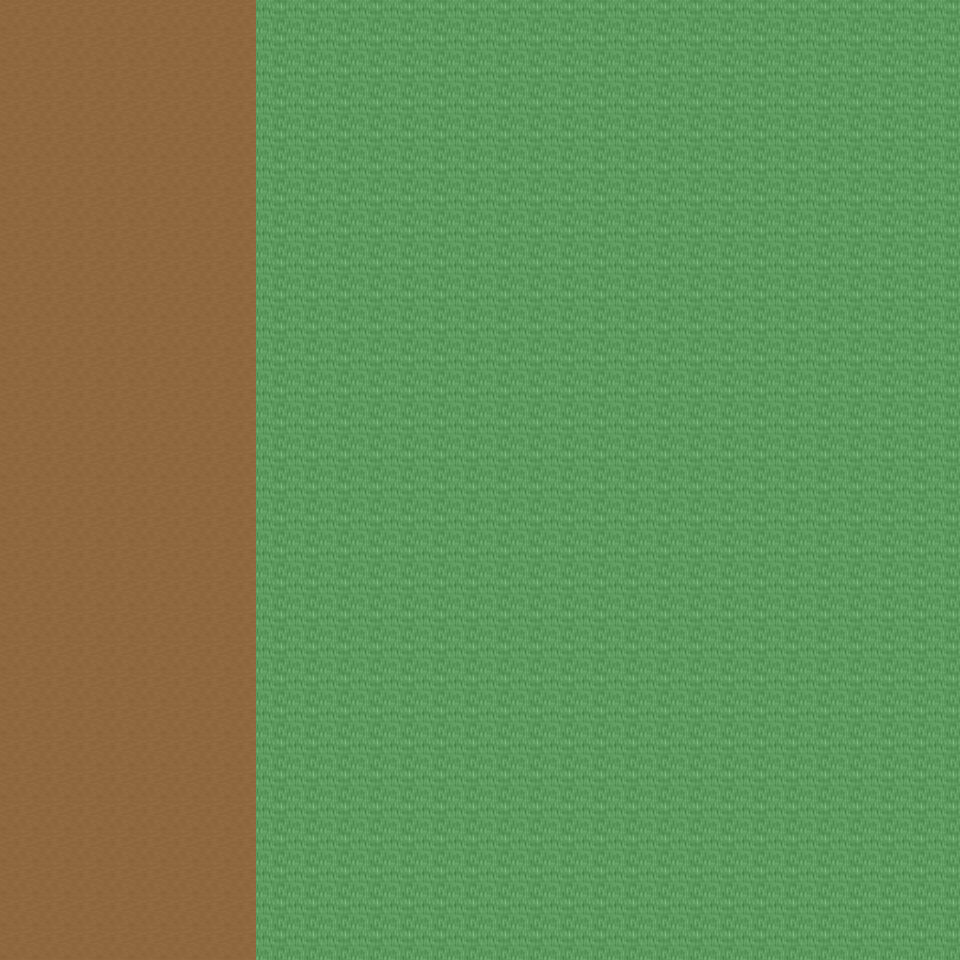

This game map was drawn from its Tiled (.tmx) file and the tilesets committed beside it. A one-line description and the trimmed map source follow:
An orthogonal 30x30 tile map with 32x32 px tiles, 6 tile layers (Ground, Object, Object2, Above, ...), 31 tilesets and 3 objects (3x mapchange).

<map version="1.0" orientation="orthogonal" renderorder="right-down" width="30" height="30" tilewidth="32" tileheight="32" nextobjectid="4">
  <tileset firstgid="1" name="tileset_ground_ground" tilewidth="32" tileheight="32" tilecount="33" columns="3">
    <image source="../drawable/tileset_ground_ground.png" width="96" height="352" />
  </tileset>
  <tileset firstgid="34" name="tileset_ground_ridge_earth_dark" tilewidth="32" tileheight="32" tilecount="96" columns="12">
    <image source="../drawable/tileset_ground_ridge_earth_dark.png" width="384" height="256" />
  </tileset>
  <tileset firstgid="130" name="tileset_logic_collision" tilewidth="32" tileheight="32" tilecount="1" columns="1">
    <image source="../drawable/tileset_logic_collision.png" width="32" height="32" />
  </tileset>
  <tileset firstgid="131" name="tileset_building_fence_fence_chunky" tilewidth="32" tileheight="32" tilecount="21" columns="3">
    <image source="../drawable/tileset_building_fence_fence_chunky.png" width="96" height="224" />
  </tileset>
  <tileset firstgid="152" name="tileset_item_statue_girl_with_bird" tilewidth="32" tileheight="32" tilecount="12" columns="4">
    <image source="../drawable/tileset_item_statue_girl_with_bird.png" width="128" height="96" />
  </tileset>
  <tileset firstgid="164" name="tileset_plant_bush_hosta" tilewidth="32" tileheight="32" tilecount="9" columns="3">
    <image source="../drawable/tileset_plant_bush_hosta.png" width="96" height="96" />
  </tileset>
  <tileset firstgid="173" name="tileset_ground_rock_rocks_3" tilewidth="32" tileheight="32" tilecount="16" columns="4">
    <image source="../drawable/tileset_ground_rock_rocks_3.png" width="128" height="128" />
  </tileset>
  <tileset firstgid="189" name="tileset_item_statue_crystal_statues" tilewidth="32" tileheight="32" tilecount="12" columns="6">
    <image source="../drawable/tileset_item_statue_crystal_statues.png" width="192" height="64" />
  </tileset>
  <tileset firstgid="201" name="tileset_plant_tree_maple_tree" tilewidth="32" tileheight="32" tilecount="72" columns="8">
    <image source="../drawable/tileset_plant_tree_maple_tree.png" width="256" height="288" />
  </tileset>
  <tileset firstgid="273" name="tileset_plant_stump_small_stump" tilewidth="32" tileheight="32" tilecount="4" columns="2">
    <image source="../drawable/tileset_plant_stump_small_stump.png" width="64" height="64" />
  </tileset>
  <tileset firstgid="277" name="tileset_item_statue_plants_potted_stone" tilewidth="32" tileheight="32" tilecount="6" columns="3">
    <image source="../drawable/tileset_item_statue_plants_potted_stone.png" width="96" height="64" />
  </tileset>
  <tileset firstgid="283" name="tileset_furniture_chair_bench_white" tilewidth="32" tileheight="32" tilecount="8" columns="2">
    <image source="../drawable/tileset_furniture_chair_bench_white.png" width="64" height="128" />
  </tileset>
  <tileset firstgid="291" name="tileset_furniture_sink_dark_side_on" tilewidth="32" tileheight="32" tilecount="6" columns="3">
    <image source="../drawable/tileset_furniture_sink_dark_side_on.png" width="96" height="64" />
  </tileset>
  <tileset firstgid="297" name="tileset_object_birds" tilewidth="32" tileheight="32" tilecount="4" columns="2">
    <image source="../drawable/tileset_object_birds.png" width="64" height="64" />
  </tileset>
  <tileset firstgid="301" name="tileset_ground_earth_edges" tilewidth="32" tileheight="32" tilecount="18" columns="6">
    <image source="../drawable/tileset_ground_earth_edges.png" width="192" height="96" />
  </tileset>
  <tileset firstgid="319" name="tileset_ground_grass_corners" tilewidth="32" tileheight="32" tilecount="24" columns="6">
    <image source="../drawable/tileset_ground_grass_corners.png" width="192" height="128" />
  </tileset>
  <tileset firstgid="343" name="tileset_building_stairs_stairs_grey" tilewidth="32" tileheight="32" tilecount="6" columns="3">
    <image source="../drawable/tileset_building_stairs_stairs_grey.png" width="96" height="64" />
  </tileset>
  <tileset firstgid="349" name="tileset_plant_tree_pine_tree" tilewidth="32" tileheight="32" tilecount="20" columns="4">
    <image source="../drawable/tileset_plant_tree_pine_tree.png" width="128" height="160" />
  </tileset>
  <tileset firstgid="369" name="tileset_plant_tree_oak_tree" tilewidth="32" tileheight="32" tilecount="20" columns="4">
    <image source="../drawable/tileset_plant_tree_oak_tree.png" width="128" height="160" />
  </tileset>
  <tileset firstgid="389" name="tileset_plant_tree_chestnut_tree" tilewidth="32" tileheight="32" tilecount="20" columns="4">
    <image source="../drawable/tileset_plant_tree_chestnut_tree.png" width="128" height="160" />
  </tileset>
  <tileset firstgid="409" name="tileset_building_thatched_roof_cottage1" tilewidth="32" tileheight="32" tilecount="20" columns="4">
    <image source="../drawable/tileset_building_thatched_roof_cottage1.png" width="128" height="160" />
  </tileset>
  <tileset firstgid="429" name="tileset_building_thatched_roof_cottage2" tilewidth="32" tileheight="32" tilecount="20" columns="4">
    <image source="../drawable/tileset_building_thatched_roof_cottage2.png" width="128" height="160" />
  </tileset>
  <tileset firstgid="449" name="tileset_object_well" tilewidth="32" tileheight="32" tilecount="4" columns="2">
    <image source="../drawable/tileset_object_well.png" width="64" height="64" />
  </tileset>
  <tileset firstgid="453" name="tileset_plant_flower_flower_bed_1" tilewidth="32" tileheight="32" tilecount="35" columns="7">
    <image source="../drawable/tileset_plant_flower_flower_bed_1.png" width="224" height="160" />
  </tileset>
  <tileset firstgid="488" name="tileset_plant_flower_small_flower_bed" tilewidth="32" tileheight="32" tilecount="12" columns="3">
    <image source="../drawable/tileset_plant_flower_small_flower_bed.png" width="96" height="128" />
  </tileset>
  <tileset firstgid="500" name="tileset_plant_flower_small_flower_bed_2" tilewidth="32" tileheight="32" tilecount="12" columns="3">
    <image source="../drawable/tileset_plant_flower_small_flower_bed_2.png" width="96" height="128" />
  </tileset>
  <tileset firstgid="512" name="tileset_plant_flower_foxgloves" tilewidth="32" tileheight="32" tilecount="4" columns="2">
    <image source="../drawable/tileset_plant_flower_foxgloves.png" width="64" height="64" />
  </tileset>
  <tileset firstgid="516" name="tileset_plant_flower_hothouse_flowers" tilewidth="32" tileheight="32" tilecount="72" columns="6">
    <image source="../drawable/tileset_plant_flower_hothouse_flowers.png" width="192" height="384" />
  </tileset>
  <tileset firstgid="588" name="tileset_plant_bush_bush_mult_colored" tilewidth="32" tileheight="32" tilecount="6" columns="3">
    <image source="../drawable/tileset_plant_bush_bush_mult_colored.png" width="96" height="64" />
  </tileset>
  <tileset firstgid="594" name="tileset_object_ents" tilewidth="32" tileheight="32" tilecount="50" columns="5">
    <image source="../drawable/tileset_object_ents.png" width="160" height="320" />
  </tileset>
  <tileset firstgid="644" name="tileset_ground_green_paving" tilewidth="32" tileheight="32" tilecount="18" columns="3">
    <image source="../drawable/tileset_ground_green_paving.png" width="96" height="192" />
  </tileset>
  <layer name="Ground" width="30" height="30">
    <data>[900 cells, 900 non-empty, 3 distinct tile ids]</data>
  </layer>
  <layer name="Object" width="30" height="30">
    <data>[900 cells, 91 non-empty, 27 distinct tile ids]</data>
  </layer>
  <layer name="Object2" width="30" height="30">
    <data>[900 cells, 14 non-empty, 11 distinct tile ids]</data>
  </layer>
  <layer name="Above" width="30" height="30">
    <data>[900 cells, 24 non-empty, 23 distinct tile ids]</data>
  </layer>
  <layer name="Above2" width="30" height="30">
    <data>[900 cells, 0 non-empty, 0 distinct tile ids]</data>
  </layer>
  <layer name="Walkable" width="30" height="30">
    <data>[900 cells, 660 non-empty, 1 distinct tile ids]</data>
  </layer>
  <objectgroup name="MapEvents">
    <object id="1" name="north" type="mapchange" x="0" y="0" width="256" height="32">
      <properties>
        <property name="map" value="0_ados_mountain_n2_w2_x4_y1" />
        <property name="place" value="south" />
      </properties>
    </object>
    <object id="2" name="south" type="mapchange" x="0" y="928" width="256" height="32">
      <properties>
        <property name="map" value="0_ados_mountain_n2_w2_x4_y3" />
        <property name="place" value="north" />
      </properties>
    </object>
    <object id="3" name="west" type="mapchange" x="0" y="0" width="32" height="960">
      <properties>
        <property name="map" value="0_ados_mountain_n2_w2_x3_y2" />
        <property name="place" value="east" />
      </properties>
    </object>
  </objectgroup>
</map>
